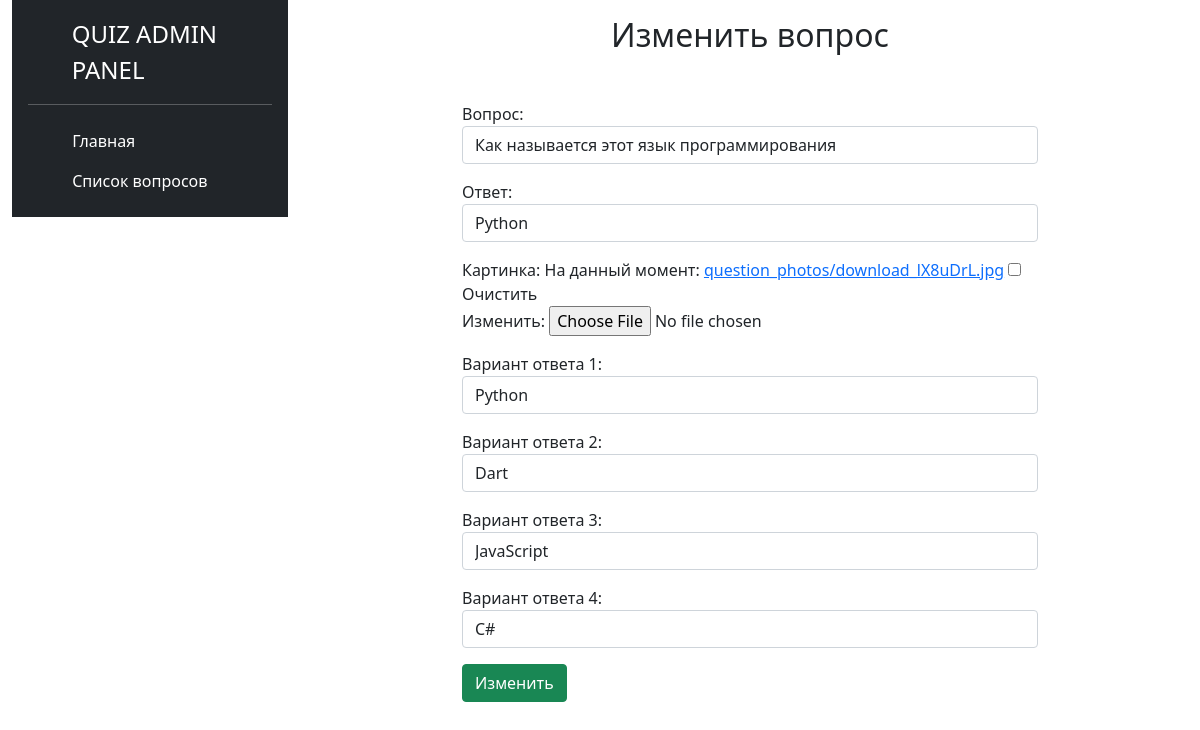
Screenshot of /question_edit/2 with the database file from the repository.
### admin_panel/models.py (models this page shows, shortened)
class Questions(models.Model):
    title = models.CharField(max_length=255, verbose_name="Вопрос")
    answer = models.CharField(max_length=255, verbose_name="Ответ")
    image = models.ImageField(upload_to="question_photos/", verbose_name="Картинка", null=True, blank=True)
    answer_option_one = models.CharField(max_length=255, verbose_name="Вариант ответа 1")
    answer_option_two = models.CharField(max_length=255, verbose_name="Вариант ответа 2")
    answer_option_third = models.CharField(max_length=255, verbose_name="Вариант ответа 3")
    answer_option_four = models.CharField(max_length=255, verbose_name="Вариант ответа 4")
    class Meta:
        verbose_name = "Вопрос"
        verbose_name_plural = "Вопросы"

### admin_panel/views.py (the view, shortened to what this page needs)
# urls.py: path("question_edit/<int:pk>", QuestionEditView.as_view(), name="question_edit")
class QuestionEditView(UpdateView):
    model = Questions
    form_class = QuestionsForm
    template_name = "admin_panel/question_edit.html"
    extra_context = {
        "title": "Изменить вопрос",
    }
    def get_queryset(self):
        return Questions.objects.filter(pk=self.kwargs.get("pk"))

### admin_panel/forms.py
class QuestionsForm(forms.ModelForm):
    class Meta:
        model = Questions
        fields = (
            "title", "answer", "image", "answer_option_one", "answer_option_two", "answer_option_third", "answer_option_four"
        )
        widgets = {
            "title": forms.TextInput(attrs={
                "class": "form-control"
            }),
            "answer": forms.TextInput(attrs={
                "class": "form-control"
            }),
            "answer_option_one": forms.TextInput(attrs={
                "class": "form-control"
            }),
            "answer_option_two": forms.TextInput(attrs={
                "class": "form-control"
            }),
            "answer_option_third": forms.TextInput(attrs={
                "class": "form-control"
            }),
            "answer_option_four": forms.TextInput(attrs={
                "class": "form-control"
            }),
        }

### admin_panel/templates/admin_panel/question_edit.html (shortened to what this page needs)
{% extends 'base.html' %}
{% load crispy_forms_tags %}
{% block content %}
<div class="container-fluid">
    <div class="row justify-content-between">
        <div class="col-md-3">
            {% include 'components/_sidebar.html' %}
        </div>
        <div class="col-md-9">
            <div class="row justify-content-center">
                <h2 class="text-center mt-3 mb-5">Изменить вопрос</h2>
                <form action="" method="post" enctype="multipart/form-data" style="width: 600px">
                    {{ form.as_p }}
                    <button type="submit" class="btn btn-success">Изменить</button>
                </form>
            </div>
        </div>
    </div>
</div>
{% endblock content %}

### rows the page displays
Questions: title "Как называется этот язык программирования", answer "Python", answer_option_one "Python", answer_option_two "Dart", answer_option_third "JavaScript", answer_option_four "C#"
